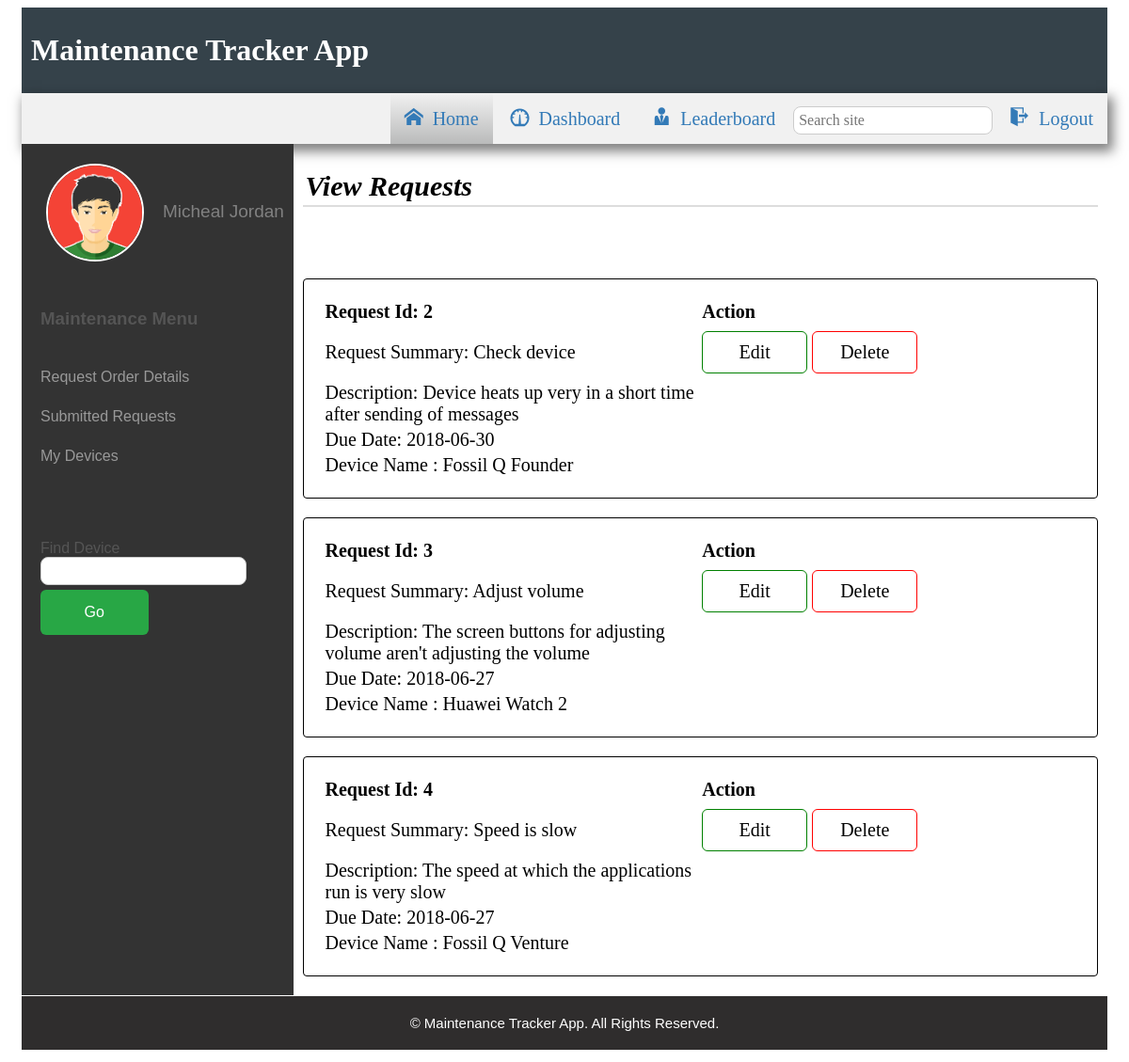
Page /view/viewRequest.php (signed in) on the committed database.
### tables this page shows
CREATE TABLE `requests` (
  `OrderId` int(20) NOT NULL,
  `OrderTitle` varchar(6000) NOT NULL,
  `OrderDesc` varchar(6000) NOT NULL,
  `DueDate` date NOT NULL,
  `DeviceName` varchar(400) NOT NULL,
  `Status` varchar(400) NOT NULL,
  `UserId` int(20) NOT NULL,
  `DeviceId` int(20) NOT NULL
);

### view/viewRequest.php (called while the page is built, shortened)
<?php
	include '../includes/dbconnection.php';
	include '../includes/user.inc.php';
	include '../includes/requests.inc.php';
	include '../functions/headers.php';
	include '../functions/navigations.php';
	require_once '../functions/content.inc.php';
	display_viewRequest();
	include '../includes/footer-2.php';
?>

### includes/dbconnection.php (called while the page is built, shortened)
<?php
class Database
{
	private $servername = 'localhost';
	private $username = 'id6457595_root';
	private $password = 'emmanuelnika';
	private $dbname = 'app_tracker';
  	public function connect()
  	{
    	$connection = new mysqli($this->servername,
    	  $this->username, $this->password, $this->dbname);
    	return $connection;
  	}
}
?>

### includes/requests.inc.php (called while the page is built, shortened)
<?php
class Request extends User
{
	public function viewRequest($userId)
	{
		$result = mysqli_query($this->connect(), "SELECT * FROM requests WHERE UserId = '$userId'");
		return $result;
	}
}

### functions/content.inc.php (the view, shortened to what this page needs)
<?php
     function display_viewRequest() {
        $success_message = " ";
        $error_message = " ";
        $userId = $_SESSION['login_id'];
        echo '
            <div class="body-content text-justify">
                    <h2>View Requests</h2>
                    <div class="success-message">'; echo $success_message; echo'</div>';
        echo '
                    <div class="error-message">'; echo $error_message; echo'</div>';
                        $userObject = new Request();
                        $result = $userObject->viewRequest($userId);
                        if (mysqli_num_rows($result) > 0) {
                            while($row = mysqli_fetch_assoc($result)) {
                                $row_id = $row['OrderId'];
                            echo "<table class='table'>
                                    <tr>
                                        <th class='colmn-lg-width'>Request Id: ". $row["OrderId"]. "</th>
                                        <th class='colmn-shrt-width'>Action</th>
                                    </tr>
                                    <tr>
                                        <td class='colmn-lg-width'>Request Summary: " . $row["OrderTitle"]. "</td>
                                        <td class='colmn-shrt-width'>
                                            <input type='hidden' name='id' value='$row_id'>
                                            <a href='#edit$row_id' class='update-btn accept-btn'>Edit</a>
                                            <a href='#delete$row_id' class='update-btn reject-btn'>Delete</a>
                                        </td>
                                    </tr>
                                    <tr>
                                        <td class='colmn-lg-width'>Description: " . $row["OrderDesc"]. "</td>
                                    </tr>
                                    <tr>
                                        <td class='colmn-lg-width'>Due Date: " . $row["DueDate"]. "</td>
                                    </tr>
                                    <tr>
                                        <td class='colmn-lg-width'>Device Name : " . $row["DeviceName"]. "</td>
                                    </tr>
                                </table>";
                            }
                        } else {
                        echo "<div class='not-found'> No requests available yet</div>";
                        }
        echo'   </div>
            </div>';
    }
?>

### assets/css/userstyle.css (style rules this page uses)
.body-content { grid-area: content2; color: #000; padding: 0px 10px; }
.body-content h2 { font-weight: bold; font-style: italic; border-bottom: 2px solid #ddd; margin-bottom: 16px !important; font-size: 30px; padding: 3px; }
a { color: #337ab7; text-decoration: none; background-color: transparent; }
.text-justify { text-align: justify; }
.table, .not-found { border: 1px solid #000; border-radius: 4px; padding: 20px; margin: 0px 0px 20px 0px; font-size: 20px; text-align: left; }
.table { width: 100%; }
.colmn-lg-width { width: 50%; }
.colmn-shrt-width { text-align: left; }
.update-btn { float: left; background: transparent; color: #000; padding: 10px 10px; margin: 5px 5px 5px 0px; text-align: center; border-radius: 6px; cursor: pointer; width: 90px; -webkit-transition-duration: 0.4s; transition-duration: 0.4s; }
.accept-btn { border: 1px solid green }
.reject-btn { border: 1px solid red }

### assets/css/userstyle2.css (style rules this page uses)
.error-message { color: red; padding: 10px; text-align: center; font-weight: bold; }
.success-message { color: green; padding: 20px; text-align: center; font-weight: bold; }

### rows in the picture
requests: OrderId "2", OrderTitle "Check device", OrderDesc "Device heats up very in a short time after sending of messages", DueDate "2018-06-30", DeviceName "Fossil Q Founder"
requests: OrderId "3", OrderTitle "Adjust volume", OrderDesc "The screen buttons for adjusting volume aren't adjusting the volume", DueDate "2018-06-27", DeviceName "Huawei Watch 2"
requests: OrderId "4", OrderTitle "Speed is slow", OrderDesc "The speed at which the applications run is very slow", DueDate "2018-06-27", DeviceName "Fossil Q Venture"

### other values in the picture
$login_session "Micheal Jordan"
